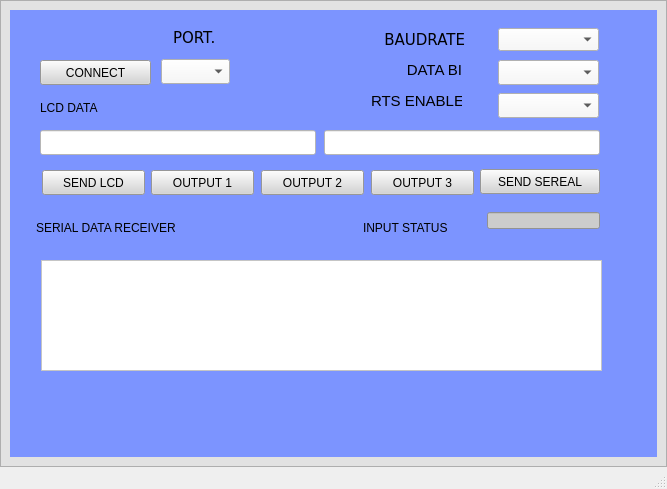
<?xml version="1.0" encoding="UTF-8"?>
<ui version="4.0">
 <class>MainWindow</class>
 <widget class="QMainWindow" name="MainWindow">
  <property name="geometry">
   <rect>
    <x>0</x>
    <y>0</y>
    <width>667</width>
    <height>489</height>
   </rect>
  </property>
  <property name="windowTitle">
   <string>MainWindow</string>
  </property>
  <widget class="QWidget" name="centralwidget">
   <layout class="QGridLayout" name="gridLayout">
    <property name="leftMargin">
     <number>0</number>
    </property>
    <property name="topMargin">
     <number>0</number>
    </property>
    <property name="rightMargin">
     <number>0</number>
    </property>
    <property name="bottomMargin">
     <number>0</number>
    </property>
    <property name="spacing">
     <number>0</number>
    </property>
    <item row="0" column="0">
     <widget class="QFrame" name="frame">
      <property name="styleSheet">
       <string notr="true">background-color: rgb(226, 226, 226);</string>
      </property>
      <property name="frameShape">
       <enum>QFrame::StyledPanel</enum>
      </property>
      <property name="frameShadow">
       <enum>QFrame::Raised</enum>
      </property>
      <layout class="QGridLayout" name="gridLayout_2">
       <item row="0" column="0">
        <widget class="QWidget" name="widget" native="true">
         <property name="styleSheet">
          <string notr="true">background-color: rgb(124, 148, 255);</string>
         </property>
         <widget class="QPushButton" name="pb_connect">
          <property name="geometry">
           <rect>
            <x>30</x>
            <y>50</y>
            <width>111</width>
            <height>25</height>
           </rect>
          </property>
          <property name="styleSheet">
           <string notr="true">background-color: rgb(212, 212, 212);
font: 11pt &quot;Verdana&quot;;
font: 75 &quot;MS Shell Dlg 2&quot;;</string>
          </property>
          <property name="text">
           <string>CONNECT</string>
          </property>
         </widget>
         <widget class="QLabel" name="label_port">
          <property name="geometry">
           <rect>
            <x>163</x>
            <y>21</y>
            <width>47</width>
            <height>13</height>
           </rect>
          </property>
          <property name="font">
           <font>
            <family>Verdana</family>
            <pointsize>11</pointsize>
            <weight>50</weight>
            <italic>false</italic>
            <bold>false</bold>
           </font>
          </property>
          <property name="styleSheet">
           <string notr="true">font: 11pt &quot;Verdana&quot;;
</string>
          </property>
          <property name="text">
           <string>PORT.</string>
          </property>
         </widget>
         <widget class="QComboBox" name="comboBox_1">
          <property name="geometry">
           <rect>
            <x>151</x>
            <y>49</y>
            <width>69</width>
            <height>25</height>
           </rect>
          </property>
          <property name="styleSheet">
           <string notr="true">font: 11pt &quot;Verdana&quot;;
background-color: rgb(248, 248, 248);</string>
          </property>
         </widget>
         <widget class="QLabel" name="label_lcdData">
          <property name="geometry">
           <rect>
            <x>30</x>
            <y>90</y>
            <width>81</width>
            <height>16</height>
           </rect>
          </property>
          <property name="toolTip">
           <string>&lt;html&gt;&lt;head/&gt;&lt;body&gt;&lt;p&gt;SCD DATA&lt;/p&gt;&lt;/body&gt;&lt;/html&gt;</string>
          </property>
          <property name="styleSheet">
           <string notr="true">font: 11pt &quot;Verdana&quot;;</string>
          </property>
          <property name="text">
           <string>LCD DATA</string>
          </property>
          <property name="textFormat">
           <enum>Qt::AutoText</enum>
          </property>
         </widget>
         <widget class="QLineEdit" name="lineEdit">
          <property name="geometry">
           <rect>
            <x>30</x>
            <y>120</y>
            <width>276</width>
            <height>25</height>
           </rect>
          </property>
          <property name="styleSheet">
           <string notr="true">background-color: rgb(255, 255, 255);</string>
          </property>
         </widget>
         <widget class="QLabel" name="label_baudrate">
          <property name="geometry">
           <rect>
            <x>374</x>
            <y>20</y>
            <width>81</width>
            <height>20</height>
           </rect>
          </property>
          <property name="font">
           <font>
            <family>Verdana</family>
            <pointsize>11</pointsize>
            <weight>50</weight>
            <italic>false</italic>
            <bold>false</bold>
           </font>
          </property>
          <property name="toolTip">
           <string>&lt;html&gt;&lt;head/&gt;&lt;body&gt;&lt;p&gt;SCD DATA&lt;/p&gt;&lt;/body&gt;&lt;/html&gt;</string>
          </property>
          <property name="styleSheet">
           <string notr="true">font: 11pt &quot;Verdana&quot;;</string>
          </property>
          <property name="text">
           <string>&lt;html&gt;&lt;head/&gt;&lt;body&gt;&lt;p align=&quot;right&quot;&gt;&lt;span style=&quot; font-size:11pt;&quot;&gt;BAUDRATE&lt;/span&gt;&lt;/p&gt;&lt;/body&gt;&lt;/html&gt;</string>
          </property>
          <property name="textFormat">
           <enum>Qt::AutoText</enum>
          </property>
         </widget>
         <widget class="QComboBox" name="comboBox_2">
          <property name="geometry">
           <rect>
            <x>488</x>
            <y>18</y>
            <width>101</width>
            <height>23</height>
           </rect>
          </property>
          <property name="styleSheet">
           <string notr="true">font: 11pt &quot;Verdana&quot;;
background-color: rgb(248, 248, 248);</string>
          </property>
         </widget>
         <widget class="QComboBox" name="comboBox_3">
          <property name="geometry">
           <rect>
            <x>488</x>
            <y>83</y>
            <width>101</width>
            <height>25</height>
           </rect>
          </property>
          <property name="styleSheet">
           <string notr="true">font: 11pt &quot;Verdana&quot;;
background-color: rgb(248, 248, 248);</string>
          </property>
         </widget>
         <widget class="QComboBox" name="comboBox_4">
          <property name="geometry">
           <rect>
            <x>488</x>
            <y>50</y>
            <width>101</width>
            <height>25</height>
           </rect>
          </property>
          <property name="styleSheet">
           <string notr="true">font: 11pt &quot;Verdana&quot;;
background-color: rgb(248, 248, 248);</string>
          </property>
         </widget>
         <widget class="QLineEdit" name="lineEdit_2">
          <property name="geometry">
           <rect>
            <x>314</x>
            <y>120</y>
            <width>276</width>
            <height>25</height>
           </rect>
          </property>
          <property name="styleSheet">
           <string notr="true">background-color: rgb(255, 255, 255);</string>
          </property>
         </widget>
         <widget class="QPushButton" name="pb_sendLcd">
          <property name="geometry">
           <rect>
            <x>32</x>
            <y>160</y>
            <width>103</width>
            <height>25</height>
           </rect>
          </property>
          <property name="styleSheet">
           <string notr="true">background-color: rgb(212, 212, 212);
font: 11pt &quot;Verdana&quot;;
font: 75 &quot;MS Shell Dlg 2&quot;;</string>
          </property>
          <property name="text">
           <string>SEND LCD</string>
          </property>
         </widget>
         <widget class="QPushButton" name="pb_output3">
          <property name="geometry">
           <rect>
            <x>361</x>
            <y>160</y>
            <width>103</width>
            <height>25</height>
           </rect>
          </property>
          <property name="styleSheet">
           <string notr="true">background-color: rgb(212, 212, 212);
font: 11pt &quot;Verdana&quot;;
font: 75 &quot;MS Shell Dlg 2&quot;;</string>
          </property>
          <property name="text">
           <string>OUTPUT 3</string>
          </property>
         </widget>
         <widget class="QPushButton" name="pb_output2">
          <property name="geometry">
           <rect>
            <x>251</x>
            <y>160</y>
            <width>103</width>
            <height>25</height>
           </rect>
          </property>
          <property name="styleSheet">
           <string notr="true">background-color: rgb(212, 212, 212);
font: 11pt &quot;Verdana&quot;;
font: 75 &quot;MS Shell Dlg 2&quot;;</string>
          </property>
          <property name="text">
           <string>OUTPUT 2</string>
          </property>
         </widget>
         <widget class="QPushButton" name="pb_output1">
          <property name="geometry">
           <rect>
            <x>141</x>
            <y>160</y>
            <width>103</width>
            <height>25</height>
           </rect>
          </property>
          <property name="styleSheet">
           <string notr="true">background-color: rgb(212, 212, 212);
font: 11pt &quot;Verdana&quot;;
font: 75 &quot;MS Shell Dlg 2&quot;;</string>
          </property>
          <property name="text">
           <string>OUTPUT 1</string>
          </property>
         </widget>
         <widget class="QPushButton" name="pb_sendSereal">
          <property name="geometry">
           <rect>
            <x>470</x>
            <y>159</y>
            <width>120</width>
            <height>25</height>
           </rect>
          </property>
          <property name="styleSheet">
           <string notr="true">background-color: rgb(212, 212, 212);
font: 11pt &quot;Verdana&quot;;
font: 75 &quot;MS Shell Dlg 2&quot;;</string>
          </property>
          <property name="text">
           <string>SEND SEREAL</string>
          </property>
         </widget>
         <widget class="QLabel" name="label_rtsEnable">
          <property name="geometry">
           <rect>
            <x>361</x>
            <y>81</y>
            <width>91</width>
            <height>20</height>
           </rect>
          </property>
          <property name="toolTip">
           <string>&lt;html&gt;&lt;head/&gt;&lt;body&gt;&lt;p&gt;SCD DATA&lt;/p&gt;&lt;/body&gt;&lt;/html&gt;</string>
          </property>
          <property name="styleSheet">
           <string notr="true">font: 11pt &quot;Verdana&quot;;</string>
          </property>
          <property name="text">
           <string>&lt;html&gt;&lt;head/&gt;&lt;body&gt;&lt;p align=&quot;right&quot;&gt;&lt;span style=&quot; font-size:11pt;&quot;&gt;RTS ENABLE&lt;/span&gt;&lt;/p&gt;&lt;/body&gt;&lt;/html&gt;</string>
          </property>
          <property name="textFormat">
           <enum>Qt::AutoText</enum>
          </property>
         </widget>
         <widget class="QLabel" name="label_dataBi">
          <property name="geometry">
           <rect>
            <x>371</x>
            <y>50</y>
            <width>81</width>
            <height>20</height>
           </rect>
          </property>
          <property name="toolTip">
           <string>&lt;html&gt;&lt;head/&gt;&lt;body&gt;&lt;p&gt;SCD DATA&lt;/p&gt;&lt;/body&gt;&lt;/html&gt;</string>
          </property>
          <property name="styleSheet">
           <string notr="true">font: 11pt &quot;Verdana&quot;;</string>
          </property>
          <property name="text">
           <string>&lt;html&gt;&lt;head/&gt;&lt;body&gt;&lt;p align=&quot;right&quot;&gt;&lt;span style=&quot; font-size:11pt;&quot;&gt;DATA BI&lt;/span&gt;&lt;/p&gt;&lt;/body&gt;&lt;/html&gt;</string>
          </property>
          <property name="textFormat">
           <enum>Qt::AutoText</enum>
          </property>
         </widget>
         <widget class="QLabel" name="label_serialDR">
          <property name="geometry">
           <rect>
            <x>26</x>
            <y>210</y>
            <width>181</width>
            <height>16</height>
           </rect>
          </property>
          <property name="toolTip">
           <string>&lt;html&gt;&lt;head/&gt;&lt;body&gt;&lt;p&gt;SCD DATA&lt;/p&gt;&lt;/body&gt;&lt;/html&gt;</string>
          </property>
          <property name="styleSheet">
           <string notr="true">font: 11pt &quot;Verdana&quot;;</string>
          </property>
          <property name="text">
           <string>SERIAL DATA RECEIVER</string>
          </property>
          <property name="textFormat">
           <enum>Qt::AutoText</enum>
          </property>
         </widget>
         <widget class="QLabel" name="label_inputStatus">
          <property name="geometry">
           <rect>
            <x>353</x>
            <y>210</y>
            <width>111</width>
            <height>16</height>
           </rect>
          </property>
          <property name="toolTip">
           <string>&lt;html&gt;&lt;head/&gt;&lt;body&gt;&lt;p&gt;SCD DATA&lt;/p&gt;&lt;/body&gt;&lt;/html&gt;</string>
          </property>
          <property name="styleSheet">
           <string notr="true">font: 11pt &quot;Verdana&quot;;</string>
          </property>
          <property name="text">
           <string>INPUT STATUS</string>
          </property>
          <property name="textFormat">
           <enum>Qt::AutoText</enum>
          </property>
         </widget>
         <widget class="QLineEdit" name="lineEdit_empty">
          <property name="geometry">
           <rect>
            <x>477</x>
            <y>202</y>
            <width>113</width>
            <height>17</height>
           </rect>
          </property>
          <property name="styleSheet">
           <string notr="true">background-color: rgb(204, 204, 204);</string>
          </property>
         </widget>
         <widget class="QTextEdit" name="textEdit_textarea">
          <property name="geometry">
           <rect>
            <x>31</x>
            <y>250</y>
            <width>561</width>
            <height>111</height>
           </rect>
          </property>
          <property name="styleSheet">
           <string notr="true">background-color: rgb(255, 255, 255);</string>
          </property>
         </widget>
        </widget>
       </item>
      </layout>
     </widget>
    </item>
   </layout>
  </widget>
  <widget class="QMenuBar" name="menubar">
   <property name="geometry">
    <rect>
     <x>0</x>
     <y>0</y>
     <width>667</width>
     <height>21</height>
    </rect>
   </property>
  </widget>
  <widget class="QStatusBar" name="statusbar"/>
 </widget>
 <resources/>
 <connections/>
</ui>
